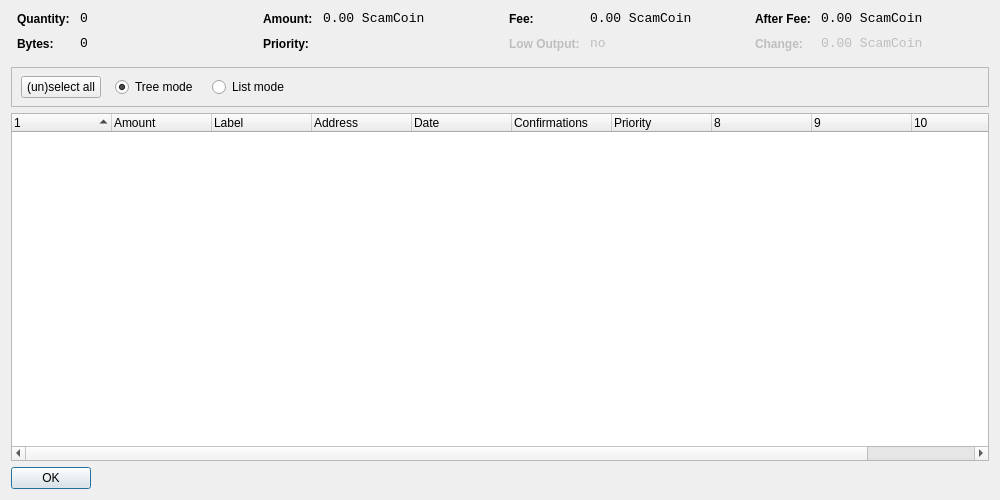
<?xml version="1.0" encoding="UTF-8"?>
<ui version="4.0">
 <class>CoinControlDialog</class>
 <widget class="QDialog" name="CoinControlDialog">
  <property name="geometry">
   <rect>
    <x>0</x>
    <y>0</y>
    <width>1000</width>
    <height>500</height>
   </rect>
  </property>
  <property name="windowTitle">
   <string>Coin Control</string>
  </property>
  <layout class="QVBoxLayout" name="verticalLayout">
   <item>
    <layout class="QHBoxLayout" name="horizontalLayoutTop" stretch="0,0,0,0">
     <property name="topMargin">
      <number>0</number>
     </property>
     <property name="bottomMargin">
      <number>10</number>
     </property>
     <item>
      <layout class="QFormLayout" name="formLayoutCoinControl1">
       <property name="horizontalSpacing">
        <number>10</number>
       </property>
       <property name="verticalSpacing">
        <number>10</number>
       </property>
       <property name="leftMargin">
        <number>6</number>
       </property>
       <property name="rightMargin">
        <number>6</number>
       </property>
       <item row="0" column="0">
        <widget class="QLabel" name="labelCoinControlQuantityText">
         <property name="styleSheet">
          <string notr="true">font-weight:bold;</string>
         </property>
         <property name="text">
          <string>Quantity:</string>
         </property>
        </widget>
       </item>
       <item row="0" column="1">
        <widget class="QLabel" name="labelCoinControlQuantity">
         <property name="font">
          <font>
           <family>Monospace</family>
           <pointsize>10</pointsize>
          </font>
         </property>
         <property name="cursor">
          <cursorShape>IBeamCursor</cursorShape>
         </property>
         <property name="contextMenuPolicy">
          <enum>Qt::ActionsContextMenu</enum>
         </property>
         <property name="text">
          <string>0</string>
         </property>
         <property name="textInteractionFlags">
          <set>Qt::LinksAccessibleByMouse|Qt::TextSelectableByKeyboard|Qt::TextSelectableByMouse</set>
         </property>
        </widget>
       </item>
       <item row="1" column="0">
        <widget class="QLabel" name="labelCoinControlBytesText">
         <property name="styleSheet">
          <string notr="true">font-weight:bold;</string>
         </property>
         <property name="text">
          <string>Bytes:</string>
         </property>
        </widget>
       </item>
       <item row="1" column="1">
        <widget class="QLabel" name="labelCoinControlBytes">
         <property name="font">
          <font>
           <family>Monospace</family>
           <pointsize>10</pointsize>
          </font>
         </property>
         <property name="cursor">
          <cursorShape>IBeamCursor</cursorShape>
         </property>
         <property name="contextMenuPolicy">
          <enum>Qt::ActionsContextMenu</enum>
         </property>
         <property name="text">
          <string>0</string>
         </property>
         <property name="textInteractionFlags">
          <set>Qt::LinksAccessibleByMouse|Qt::TextSelectableByKeyboard|Qt::TextSelectableByMouse</set>
         </property>
        </widget>
       </item>
      </layout>
     </item>
     <item>
      <layout class="QFormLayout" name="formLayoutCoinControl2">
       <property name="horizontalSpacing">
        <number>10</number>
       </property>
       <property name="verticalSpacing">
        <number>10</number>
       </property>
       <property name="leftMargin">
        <number>6</number>
       </property>
       <property name="rightMargin">
        <number>6</number>
       </property>
       <item row="0" column="0">
        <widget class="QLabel" name="labelCoinControlAmountText">
         <property name="styleSheet">
          <string notr="true">font-weight:bold;</string>
         </property>
         <property name="text">
          <string>Amount:</string>
         </property>
        </widget>
       </item>
       <item row="0" column="1">
        <widget class="QLabel" name="labelCoinControlAmount">
         <property name="font">
          <font>
           <family>Monospace</family>
           <pointsize>10</pointsize>
          </font>
         </property>
         <property name="cursor">
          <cursorShape>IBeamCursor</cursorShape>
         </property>
         <property name="contextMenuPolicy">
          <enum>Qt::ActionsContextMenu</enum>
         </property>
         <property name="text">
          <string>0.00 ScamCoin</string>
         </property>
         <property name="textInteractionFlags">
          <set>Qt::LinksAccessibleByMouse|Qt::TextSelectableByKeyboard|Qt::TextSelectableByMouse</set>
         </property>
        </widget>
       </item>
       <item row="1" column="0">
        <widget class="QLabel" name="labelCoinControlPriorityText">
         <property name="styleSheet">
          <string notr="true">font-weight:bold;</string>
         </property>
         <property name="text">
          <string>Priority:</string>
         </property>
        </widget>
       </item>
       <item row="1" column="1">
        <widget class="QLabel" name="labelCoinControlPriority">
         <property name="font">
          <font>
           <family>Monospace</family>
           <pointsize>10</pointsize>
          </font>
         </property>
         <property name="cursor">
          <cursorShape>IBeamCursor</cursorShape>
         </property>
         <property name="contextMenuPolicy">
          <enum>Qt::ActionsContextMenu</enum>
         </property>
         <property name="text">
          <string/>
         </property>
         <property name="textInteractionFlags">
          <set>Qt::LinksAccessibleByMouse|Qt::TextSelectableByKeyboard|Qt::TextSelectableByMouse</set>
         </property>
        </widget>
       </item>
      </layout>
     </item>
     <item>
      <layout class="QFormLayout" name="formLayoutCoinControl3">
       <property name="horizontalSpacing">
        <number>10</number>
       </property>
       <property name="verticalSpacing">
        <number>10</number>
       </property>
       <property name="leftMargin">
        <number>6</number>
       </property>
       <property name="rightMargin">
        <number>6</number>
       </property>
       <item row="0" column="0">
        <widget class="QLabel" name="labelCoinControlFeeText">
         <property name="styleSheet">
          <string notr="true">font-weight:bold;</string>
         </property>
         <property name="text">
          <string>Fee:</string>
         </property>
        </widget>
       </item>
       <item row="0" column="1">
        <widget class="QLabel" name="labelCoinControlFee">
         <property name="font">
          <font>
           <family>Monospace</family>
           <pointsize>10</pointsize>
          </font>
         </property>
         <property name="cursor">
          <cursorShape>IBeamCursor</cursorShape>
         </property>
         <property name="contextMenuPolicy">
          <enum>Qt::ActionsContextMenu</enum>
         </property>
         <property name="text">
          <string>0.00 ScamCoin</string>
         </property>
         <property name="textInteractionFlags">
          <set>Qt::LinksAccessibleByMouse|Qt::TextSelectableByKeyboard|Qt::TextSelectableByMouse</set>
         </property>
        </widget>
       </item>
       <item row="1" column="0">
        <widget class="QLabel" name="labelCoinControlLowOutputText">
         <property name="enabled">
          <bool>false</bool>
         </property>
         <property name="styleSheet">
          <string notr="true">font-weight:bold;</string>
         </property>
         <property name="text">
          <string>Low Output:</string>
         </property>
        </widget>
       </item>
       <item row="1" column="1">
        <widget class="QLabel" name="labelCoinControlLowOutput">
         <property name="enabled">
          <bool>false</bool>
         </property>
         <property name="font">
          <font>
           <family>Monospace</family>
           <pointsize>10</pointsize>
          </font>
         </property>
         <property name="cursor">
          <cursorShape>IBeamCursor</cursorShape>
         </property>
         <property name="contextMenuPolicy">
          <enum>Qt::ActionsContextMenu</enum>
         </property>
         <property name="text">
          <string>no</string>
         </property>
         <property name="textInteractionFlags">
          <set>Qt::LinksAccessibleByMouse|Qt::TextSelectableByKeyboard|Qt::TextSelectableByMouse</set>
         </property>
        </widget>
       </item>
      </layout>
     </item>
     <item>
      <layout class="QFormLayout" name="formLayoutCoinControl4">
       <property name="horizontalSpacing">
        <number>10</number>
       </property>
       <property name="verticalSpacing">
        <number>10</number>
       </property>
       <property name="leftMargin">
        <number>6</number>
       </property>
       <property name="rightMargin">
        <number>6</number>
       </property>
       <item row="0" column="0">
        <widget class="QLabel" name="labelCoinControlAfterFeeText">
         <property name="styleSheet">
          <string notr="true">font-weight:bold;</string>
         </property>
         <property name="text">
          <string>After Fee:</string>
         </property>
        </widget>
       </item>
       <item row="0" column="1">
        <widget class="QLabel" name="labelCoinControlAfterFee">
         <property name="font">
          <font>
           <family>Monospace</family>
           <pointsize>10</pointsize>
          </font>
         </property>
         <property name="cursor">
          <cursorShape>IBeamCursor</cursorShape>
         </property>
         <property name="contextMenuPolicy">
          <enum>Qt::ActionsContextMenu</enum>
         </property>
         <property name="text">
          <string>0.00 ScamCoin</string>
         </property>
         <property name="textInteractionFlags">
          <set>Qt::LinksAccessibleByMouse|Qt::TextSelectableByKeyboard|Qt::TextSelectableByMouse</set>
         </property>
        </widget>
       </item>
       <item row="1" column="0">
        <widget class="QLabel" name="labelCoinControlChangeText">
         <property name="enabled">
          <bool>false</bool>
         </property>
         <property name="styleSheet">
          <string notr="true">font-weight:bold;</string>
         </property>
         <property name="text">
          <string>Change:</string>
         </property>
        </widget>
       </item>
       <item row="1" column="1">
        <widget class="QLabel" name="labelCoinControlChange">
         <property name="enabled">
          <bool>false</bool>
         </property>
         <property name="font">
          <font>
           <family>Monospace</family>
           <pointsize>10</pointsize>
          </font>
         </property>
         <property name="cursor">
          <cursorShape>IBeamCursor</cursorShape>
         </property>
         <property name="contextMenuPolicy">
          <enum>Qt::ActionsContextMenu</enum>
         </property>
         <property name="text">
          <string>0.00 ScamCoin</string>
         </property>
         <property name="textInteractionFlags">
          <set>Qt::LinksAccessibleByMouse|Qt::TextSelectableByKeyboard|Qt::TextSelectableByMouse</set>
         </property>
        </widget>
       </item>
      </layout>
     </item>
    </layout>
   </item>
   <item>
    <widget class="QFrame" name="frame">
     <property name="minimumSize">
      <size>
       <width>0</width>
       <height>40</height>
      </size>
     </property>
     <property name="frameShape">
      <enum>QFrame::StyledPanel</enum>
     </property>
     <property name="frameShadow">
      <enum>QFrame::Sunken</enum>
     </property>
     <widget class="QWidget" name="horizontalLayoutWidget">
      <property name="geometry">
       <rect>
        <x>10</x>
        <y>0</y>
        <width>781</width>
        <height>41</height>
       </rect>
      </property>
      <layout class="QHBoxLayout" name="horizontalLayoutPanel" stretch="0,0,0,0,0">
       <property name="spacing">
        <number>14</number>
       </property>
       <item>
        <widget class="QPushButton" name="pushButtonSelectAll">
         <property name="sizePolicy">
          <sizepolicy hsizetype="Maximum" vsizetype="Fixed">
           <horstretch>0</horstretch>
           <verstretch>0</verstretch>
          </sizepolicy>
         </property>
         <property name="text">
          <string>(un)select all</string>
         </property>
        </widget>
       </item>
       <item>
        <widget class="QRadioButton" name="radioTreeMode">
         <property name="sizePolicy">
          <sizepolicy hsizetype="Maximum" vsizetype="Fixed">
           <horstretch>0</horstretch>
           <verstretch>0</verstretch>
          </sizepolicy>
         </property>
         <property name="text">
          <string>Tree mode</string>
         </property>
         <property name="checked">
          <bool>true</bool>
         </property>
        </widget>
       </item>
       <item>
        <widget class="QRadioButton" name="radioListMode">
         <property name="sizePolicy">
          <sizepolicy hsizetype="Maximum" vsizetype="Fixed">
           <horstretch>0</horstretch>
           <verstretch>0</verstretch>
          </sizepolicy>
         </property>
         <property name="text">
          <string>List mode</string>
         </property>
        </widget>
       </item>
       <item>
        <spacer name="horizontalSpacer">
         <property name="orientation">
          <enum>Qt::Horizontal</enum>
         </property>
         <property name="sizeHint" stdset="0">
          <size>
           <width>40</width>
           <height>20</height>
          </size>
         </property>
        </spacer>
       </item>
      </layout>
     </widget>
    </widget>
   </item>
   <item>
    <widget class="CoinControlTreeWidget" name="treeWidget">
     <property name="contextMenuPolicy">
      <enum>Qt::CustomContextMenu</enum>
     </property>
     <property name="sortingEnabled">
      <bool>false</bool>
     </property>
     <property name="columnCount">
      <number>11</number>
     </property>
     <attribute name="headerShowSortIndicator" stdset="0">
      <bool>true</bool>
     </attribute>
     <attribute name="headerStretchLastSection">
      <bool>false</bool>
     </attribute>
     <column>
      <property name="text">
       <string/>
      </property>
     </column>
     <column>
      <property name="text">
       <string>Amount</string>
      </property>
     </column>
     <column>
      <property name="text">
       <string>Label</string>
      </property>
     </column>
     <column>
      <property name="text">
       <string>Address</string>
      </property>
     </column>
     <column>
      <property name="text">
       <string>Date</string>
      </property>
     </column>
     <column>
      <property name="text">
       <string>Confirmations</string>
      </property>
      <property name="toolTip">
       <string>Confirmed</string>
      </property>
     </column>
     <column>
      <property name="text">
       <string>Priority</string>
      </property>
     </column>
     <column>
      <property name="text">
       <string/>
      </property>
     </column>
     <column>
      <property name="text">
       <string/>
      </property>
     </column>
     <column>
      <property name="text">
       <string/>
      </property>
     </column>
     <column>
      <property name="text">
       <string/>
      </property>
     </column>
    </widget>
   </item>
   <item>
    <widget class="QDialogButtonBox" name="buttonBox">
     <property name="sizePolicy">
      <sizepolicy hsizetype="Maximum" vsizetype="Fixed">
       <horstretch>0</horstretch>
       <verstretch>0</verstretch>
      </sizepolicy>
     </property>
     <property name="orientation">
      <enum>Qt::Horizontal</enum>
     </property>
     <property name="standardButtons">
      <set>QDialogButtonBox::Ok</set>
     </property>
    </widget>
   </item>
  </layout>
 </widget>
 <customwidgets>
  <customwidget>
   <class>CoinControlTreeWidget</class>
   <extends>QTreeWidget</extends>
   <header>coincontroltreewidget.h</header>
  </customwidget>
 </customwidgets>
 <resources/>
 <connections/>
</ui>
